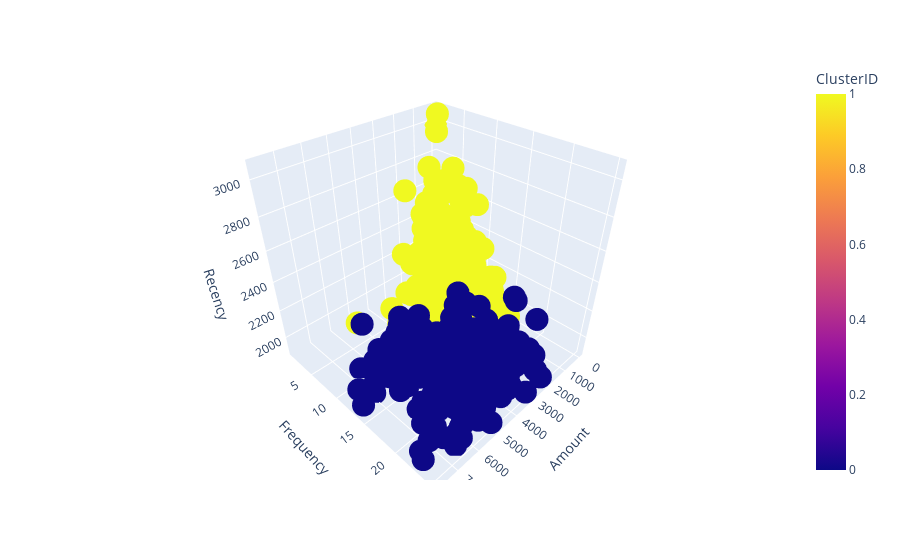

Here is the notebook cell this chart was saved with:
### Code cell
import plotly.express as px
fig = px.scatter_3d(df1, x='Amount', y='Frequency', z='Recency', color = "ClusterID")
fig.show()

### Figure 1 — Plotly figure (JSON) as saved in the notebook; plotly's stock layout.template omitted (floating-point values rounded to 4 significant figures; data arrays with more than 128 entries replaced by an {"elided": "..."} marker saying what was removed)
{"data": [{"hovertemplate": "Amount=%{x}<br>Frequency=%{y}<br>Recency=%{z}<br>ClusterID=%{marker.color}<extra></extra>", "legendgroup": "", "marker": {"color": {"elided": "730 int values"}, "coloraxis": "coloraxis", "symbol": "circle"}, "mode": "markers", "name": "", "scene": "scene", "showlegend": false, "type": "scatter3d", "x": {"elided": "730 float values"}, "y": {"elided": "730 int values"}, "z": {"elided": "730 int values"}}], "layout": {"coloraxis": {"colorbar": {"title": {"text": "ClusterID"}}, "colorscale": [[0, "#0d0887"], [0.1111, "#46039f"], [0.2222, "#7201a8"], [0.3333, "#9c179e"], [0.4444, "#bd3786"], [0.5556, "#d8576b"], [0.6667, "#ed7953"], [0.7778, "#fb9f3a"], [0.8889, "#fdca26"], [1, "#f0f921"]]}, "legend": {"tracegroupgap": 0}, "margin": {"t": 60}, "scene": {"domain": {"x": [0, 1], "y": [0, 1]}, "xaxis": {"title": {"text": "Amount"}}, "yaxis": {"title": {"text": "Frequency"}}, "zaxis": {"title": {"text": "Recency"}}}}}
